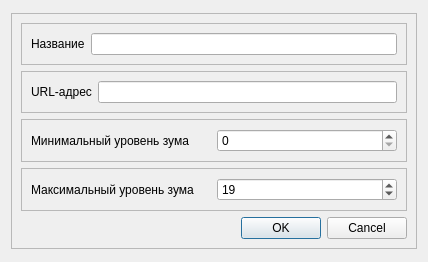
<?xml version="1.0" encoding="UTF-8"?>
<ui version="4.0">
 <class>LIPXYZConnectionForm</class>
 <widget class="QDialog" name="LIPXYZConnectionForm">
  <property name="geometry">
   <rect>
    <x>0</x>
    <y>0</y>
    <width>428</width>
    <height>262</height>
   </rect>
  </property>
  <property name="sizePolicy">
   <sizepolicy hsizetype="Maximum" vsizetype="Maximum">
    <horstretch>0</horstretch>
    <verstretch>0</verstretch>
   </sizepolicy>
  </property>
  <property name="windowTitle">
   <string>Dialog</string>
  </property>
  <layout class="QHBoxLayout" name="horizontalLayout">
   <item>
    <widget class="QFrame" name="frame">
     <property name="sizePolicy">
      <sizepolicy hsizetype="Preferred" vsizetype="Maximum">
       <horstretch>0</horstretch>
       <verstretch>0</verstretch>
      </sizepolicy>
     </property>
     <property name="frameShape">
      <enum>QFrame::StyledPanel</enum>
     </property>
     <property name="frameShadow">
      <enum>QFrame::Raised</enum>
     </property>
     <layout class="QVBoxLayout" name="verticalLayout">
      <item>
       <widget class="QFrame" name="frame_5">
        <property name="frameShape">
         <enum>QFrame::StyledPanel</enum>
        </property>
        <property name="frameShadow">
         <enum>QFrame::Raised</enum>
        </property>
        <layout class="QHBoxLayout" name="horizontalLayout_5">
         <item>
          <widget class="QLabel" name="labelConnectionName">
           <property name="text">
            <string>Название</string>
           </property>
          </widget>
         </item>
         <item>
          <widget class="QLineEdit" name="lineEditConnectionName"/>
         </item>
        </layout>
       </widget>
      </item>
      <item>
       <widget class="QFrame" name="frame_2">
        <property name="frameShape">
         <enum>QFrame::StyledPanel</enum>
        </property>
        <property name="frameShadow">
         <enum>QFrame::Raised</enum>
        </property>
        <layout class="QHBoxLayout" name="horizontalLayout_2">
         <item>
          <widget class="QLabel" name="labelURL">
           <property name="text">
            <string>URL-адрес</string>
           </property>
          </widget>
         </item>
         <item>
          <widget class="QLineEdit" name="lineEditURL"/>
         </item>
        </layout>
       </widget>
      </item>
      <item>
       <widget class="QFrame" name="frame_3">
        <property name="frameShape">
         <enum>QFrame::StyledPanel</enum>
        </property>
        <property name="frameShadow">
         <enum>QFrame::Raised</enum>
        </property>
        <layout class="QHBoxLayout" name="horizontalLayout_3">
         <item>
          <widget class="QLabel" name="labelMinZoom">
           <property name="text">
            <string>Минимальный уровень зума</string>
           </property>
          </widget>
         </item>
         <item>
          <widget class="QSpinBox" name="spinBoxMinZoom"/>
         </item>
        </layout>
       </widget>
      </item>
      <item>
       <widget class="QFrame" name="frame_4">
        <property name="frameShape">
         <enum>QFrame::StyledPanel</enum>
        </property>
        <property name="frameShadow">
         <enum>QFrame::Raised</enum>
        </property>
        <layout class="QHBoxLayout" name="horizontalLayout_4">
         <item>
          <widget class="QLabel" name="label">
           <property name="text">
            <string>Максимальный уровень зума</string>
           </property>
          </widget>
         </item>
         <item>
          <widget class="QSpinBox" name="spinBoxMaxZoom">
           <property name="minimum">
            <number>0</number>
           </property>
           <property name="maximum">
            <number>21</number>
           </property>
           <property name="value">
            <number>19</number>
           </property>
          </widget>
         </item>
        </layout>
       </widget>
      </item>
      <item>
       <widget class="QDialogButtonBox" name="buttonBox">
        <property name="standardButtons">
         <set>QDialogButtonBox::Cancel|QDialogButtonBox::Ok</set>
        </property>
       </widget>
      </item>
     </layout>
    </widget>
   </item>
  </layout>
 </widget>
 <resources/>
 <connections/>
</ui>
